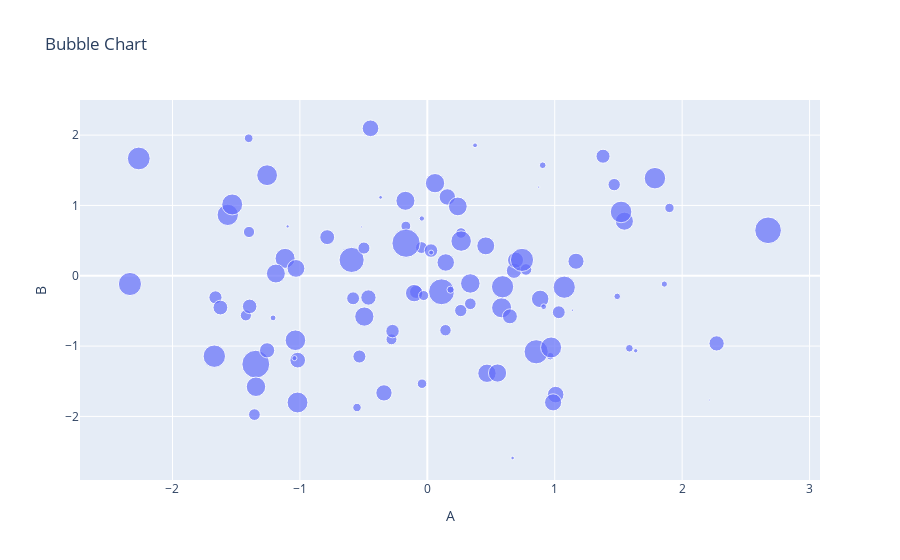

Notebook code for this chart:
### Code cell
fig = px.scatter(df, x='A', y='B', size=df['C'].abs(), title="Bubble Chart")
fig.show()
